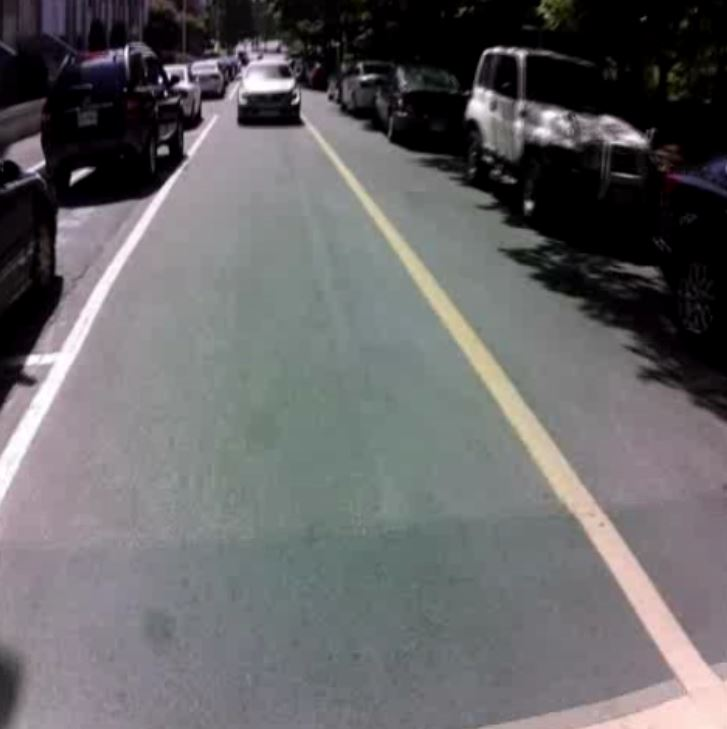
//> input picture lane_detection/sample_image/sample_image.jpg, 727 x 729 px
$ ./image   (built with g++ and OpenCV 4)
//> lines starting //> are read from the running program, lines starting //| are printed output that depends on the picture; after the words box and inside, x2 and y2 are one past the last pixel; in counts of white or black regions, pixels touching at a corner belong together
//> further down, COLOR_image is the input picture: 729 rows x 727 cols, CV_8UC3; mean B, G, R 102.7, 101, 101.9
### lane_detection/set_up.h
#pragma once

#include <opencv2/core.hpp>
#include <opencv2/imgcodecs.hpp>
#include <opencv2/highgui.hpp>
#include <opencv2/opencv.hpp>

#include <iostream>
#include <cstdlib>

using namespace cv;
using namespace std;

Mat COLOR_image;
Mat ROI_image;
Mat GRAY_image;
Mat bila_Filter;
Mat GRAY_edges;

int Horizontal = 640, vertical = 480;
vector<Vec4i> lines;

void set_up(Mat COLOR_image, double Horizontal_size, double vertical_size) {
//> called with Horizontal_size = 0.13, vertical_size = 0.2

	ROI_image = COLOR_image(Rect(Horizontal*Horizontal_size, vertical*vertical_size, Horizontal*(0.87 - Horizontal_size), vertical*(1 - vertical_size)));
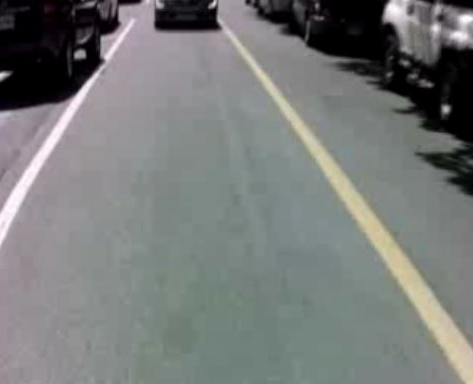
//> ROI_image: 384 rows x 473 cols, CV_8UC3; mean B, G, R 121.3, 122.7, 119.9
	cvtColor(ROI_image, GRAY_image, CV_RGB2GRAY);
	bilateralFilter(GRAY_image, bila_Filter, 5, 500, 10);

	Canny(bila_Filter, GRAY_edges, (COLOR_image.rows + COLOR_image.cols) / 16, (COLOR_image.rows + COLOR_image.cols) / 8);
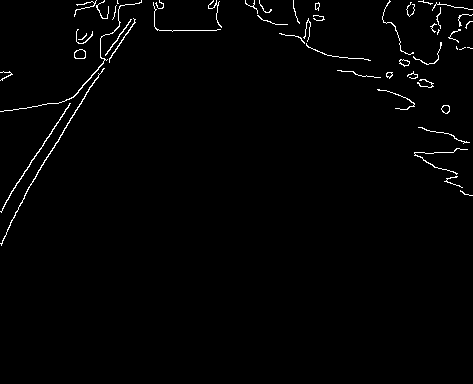
//> GRAY_edges: 384 rows x 473 cols, CV_8UC1; 1.4% white in thin lines or dots, all inside (x1, y1, x2, y2) = (0, 0, 473, 246)


	// detecting line (,,,,,minLength, maxGap)
	HoughLinesP(GRAY_edges, lines, 1, CV_PI / 180, 30, 100, 10);
//> lines = 2 lines (x1, y1, x2, y2): [20, 203, 98, 73], [64, 128, 135, 19]
}

// [12 lines left out: functions check_direction, draw_image, not called in this run]

### lane_detection/image.cpp
#include <opencv2/core.hpp>
#include <opencv2/imgcodecs.hpp>
#include <opencv2/highgui.hpp>
#include <opencv2/opencv.hpp>

#include <iostream>
#include <cstdlib>

#include "set_up.h"

using namespace cv;
using namespace std;


int main( int argc, char** argv )
{
	String imageName("C:/image/sample_image.jpg"); // by default
	if (argc > 1)
	{
		imageName = argv[1];
	}

	COLOR_image = imread(imageName, IMREAD_COLOR); // Read the file
	set_up(COLOR_image, 0.13, 0.2);

	Canny(ROI_image, GRAY_edges, 50, 120);
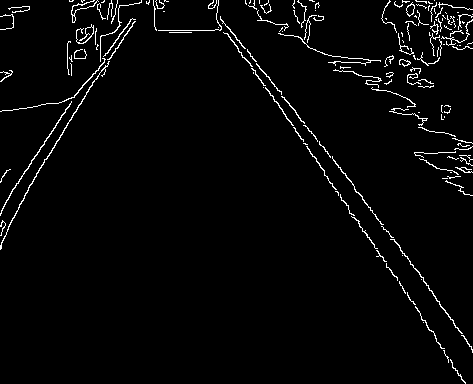
//> GRAY_edges: 384 rows x 473 cols, CV_8UC1; 2.8% white in thin lines or dots

	float angle, x1, y1, x2, y2;

	vector<Vec4i> lines;

	HoughLinesP(GRAY_edges, lines, 1, CV_PI / 180, 30, 100, 10);
//> lines = 8 lines (x1, y1, x2, y2): [249, 62, 410, 300], [210, 3, 342, 172], [272, 95, 451, 360], [19, 204, 93, 81], [319, 141, 432, 291], [2, 208, 79, 89], [354, 189, 453, 320], [367, 234, 435, 335]

	for (int i = 0 ; i < lines.size(); i++)
	{
		Vec4i Line = lines[i];
		Vec4i L_Line, R_Line;

		// check line left, right
		x1 = Line[0];	y1 = Line[1];	x2 = Line[2];	y2 = Line[3];
		angle = (y2 - y1) / (x2 - x1);
		angle *= 45;

		if (angle < 90 && angle > 50)			L_Line = Line;
		if (-90 < angle && angle < -50)		R_Line = Line;


		// draw line on image
		line(COLOR_image, Point(L_Line[0] + Horizontal * 0.13, L_Line[1] + vertical * 0.2), Point(L_Line[2] + Horizontal * 0.13, L_Line[3] + vertical * 0.2), Scalar(0, 0, 255), 2);
		line(COLOR_image, Point(R_Line[0] + Horizontal * 0.13, R_Line[1] + vertical * 0.2), Point(R_Line[2] + Horizontal * 0.13, R_Line[3] + vertical * 0.2), Scalar(0, 255, 0), 2);
	}
//> this loop made 8 passes
//> (x1, y1, x2, y2, angle) on passes 1 to 8: (249, 62, 410, 300, 66.52), (210, 3, 342, 172, 57.61), (272, 95, 451, 360, 66.62), (19, 204, 93, 81, -74.8), (319, 141, 432, 291, 59.73), (2, 208, 79, 89, -69.55), (354, 189, 453, 320, 59.55), (367, 234, 435, 335, 66.84)
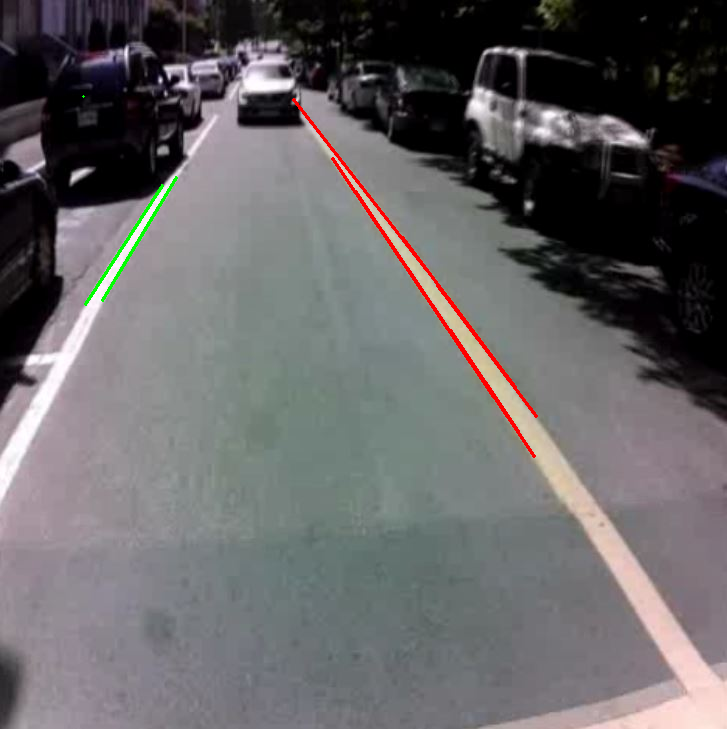
//> COLOR_image: 729 rows x 727 cols, CV_8UC3; 0.73% of pixels changed, all inside (x1, y1, x2, y2) = (82, 95, 538, 458)
//> after the loop, angle = 66.84

	imshow("COLOR_image line", COLOR_image);
	imshow("GRAY_edges", GRAY_edges);

	waitKey(0); // Wait for a keystroke in the window

	return 0;
}
